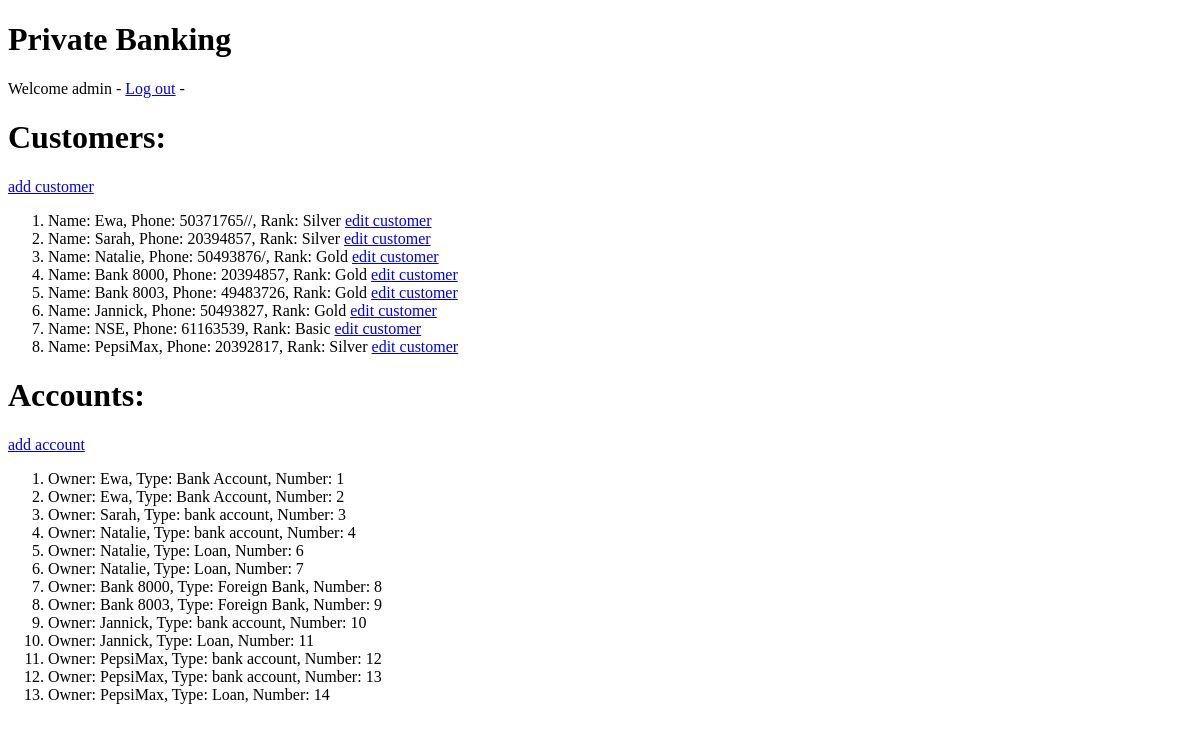
/banking_app/ (signed in), run on an earlier commit of the app's database.
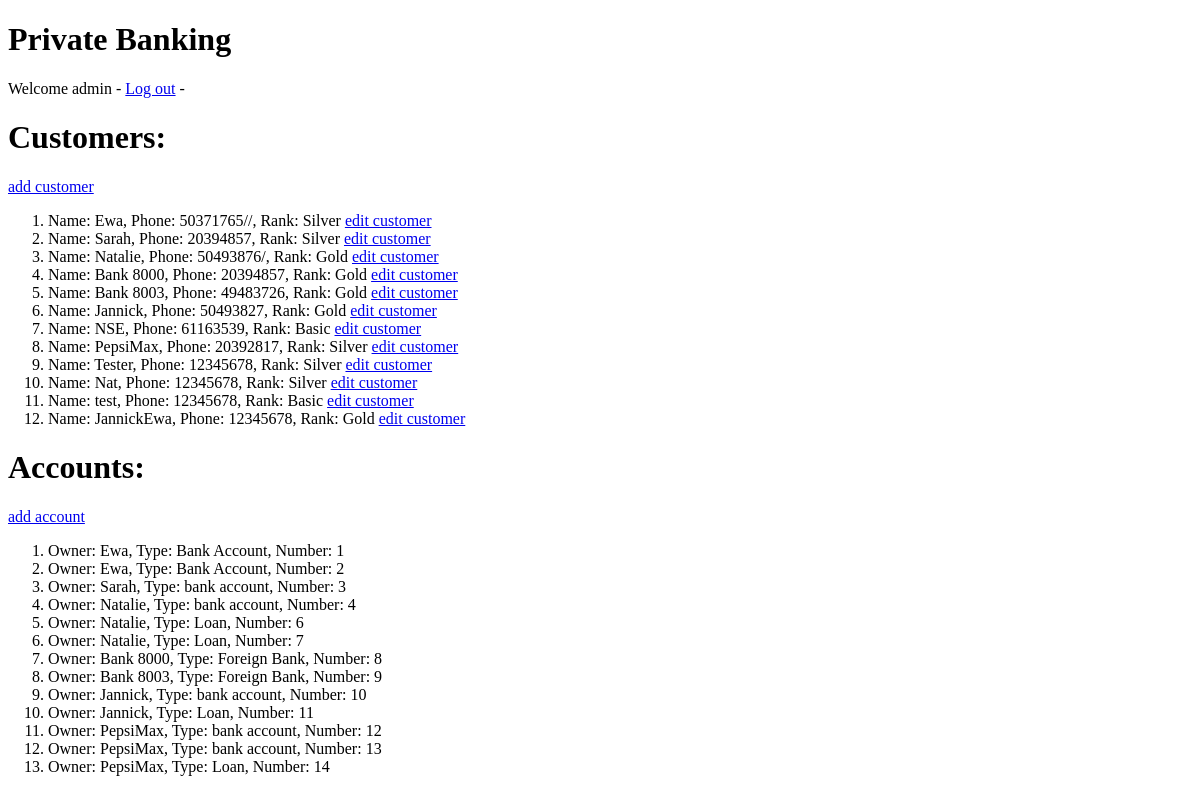
And on a later commit of the database.
### banking_app/models.py (models this page shows, shortened)
class Customer(models.Model):
    user = models.OneToOneField(User, on_delete=models.CASCADE)
    phone = models.CharField(null=True, max_length=200)
    class Rank(models.TextChoices):
        BASIC = 'Basic'
        SILVER = 'Silver'
        GOLD = 'Gold'
    rank = models.CharField(choices=Rank.choices, default=Rank.BASIC, max_length=200)

class Account(models.Model):
    customer = models.ForeignKey(Customer, on_delete=models.CASCADE)
    class AccountType(models.TextChoices):
        BANK_ACCOUNT = 'Bank Account'
        LOAN = 'Loan'
        FOREIGN_BANK = 'Foreign Bank'
    account_type = models.CharField(choices=AccountType.choices, default=AccountType.BANK_ACCOUNT, max_length=200)

### banking_app/views.py (the view, shortened to what this page needs)
# urls.py: path('', views.index, name='index'),
@login_required
@otp_required
def index(request):
    if is_employee(request.user):
        customers = Customer.objects.all()
        accounts = Account.objects.all()
        context = {'customers': customers, 'accounts': accounts}
        return render(request, 'banking_app/employee.html', context)
    return render(request, 'banking_app/index.html', context)

### banking_app/utils.py (called while the page is built)
def is_employee(userr) -> bool:
    return False if Customer.objects.filter(user=userr) else True

### banking_app/templates/banking_app/employee.html
{% extends 'banking_app/base.html' %} {% block content %}
<h1>Customers:</h1>
<a href={% url 'banking_app:add_customer' %}>add customer</a>
<ol>
  {% for customer in customers %}
  <li>Name: {{ customer.user }}, Phone: {{ customer.phone }}, Rank: {{ customer.rank }} <a href="{% url 'banking_app:edit_customer' customer_id=customer.pk%}">edit customer</a></li>
  {% endfor %}
</ol>
<h1>Accounts:</h1>
<a href={% url 'banking_app:add_account' %}>add account</a>
<ol>
  {% for account in accounts %}
  <li>Owner: {{ account.customer.user }}, Type: {{ account.account_type }}, Number: {{ account.pk }}</li>
  {% endfor %}
</ol>
{% endblock %}

What changed in the data, as far as the page shows it:
added Customer: user "Tester", phone "12345678", rank "Silver"
added Customer: user "Nat", phone "12345678", rank "Silver"
added Customer: user "test", phone "12345678", rank "Basic"
added Customer: user "JannickEwa", phone "12345678", rank "Gold"
